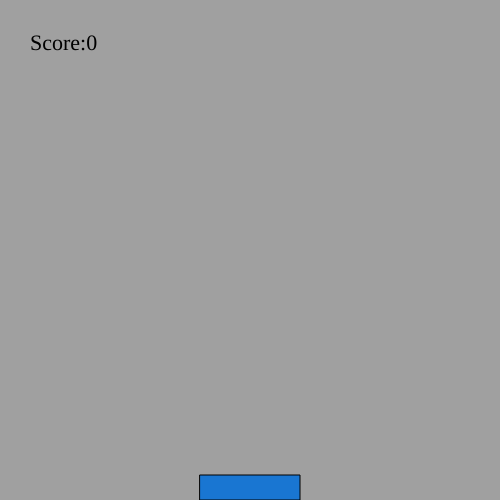
Frame 1 (no input)
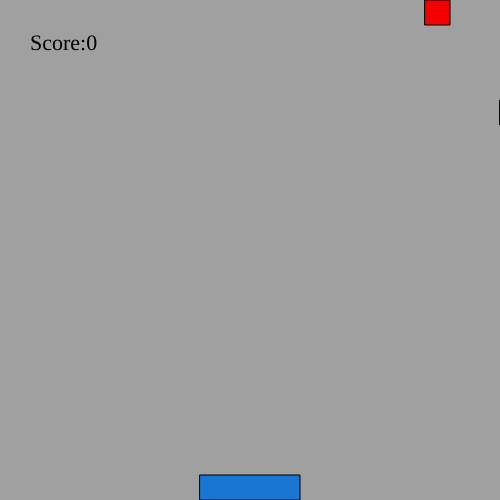
Frame 60 (no input)
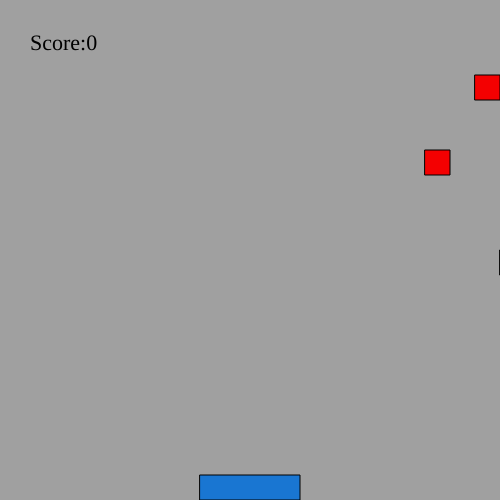
Frame 120 (the mouse pressed at the canvas centre since frame 60)

The p5.js sketch that drew these frames (run headless with seeded random() and noise() and a simulated clock; from frame 60 on, the mouse is pressed at the canvas centre):

// p5.js sketch
// ── sketch.js
var kenar = 25;
var box = [];
var block;
var length = 10;
var kamnspa = 0;
function setup() {
  createCanvas(500, 500);
  for (var i=0;i<length;i++) {
  	box[i] = new Box();
    block = new Block;
    textSize(22);
    textFont("Tahoama");
  }
}

function draw() {
  background(160);
  for (var i=0;i<length;i++) {
  	box[i].fall();
  	box[i].show();
  }
  block.show();
  gameOver();
  fill(0);
  text("Score:" + kamnspa,30,50,)
}
function keyPressed() {
	if (keyCode === LEFT_ARROW) {
      if (block.x != 0) block.move(-kenar);
  }
  else if (keyCode === RIGHT_ARROW) {
  		if (block.x != width-block.blockLength) block.move(kenar);
  }
}

function gameOver() {
	for (var i=0;i<length;i++) {
  	if (box[i].y+kenar == block.y) {
    	for (var j=1;j<(block.blockLength/kenar);j++) {
      	if (box[i].x == block.x+j*kenar || box[i].x+kenar == block.x+j*kenar) {
        	noLoop();
          fill(51,85,255);
          text("Game Over!",width/2-60,100);
          break;
        }
      }
    }
  }

}
function Box() {
	this.x = floor(random(0,kenar)) * kenar;
  this.y = floor(random(-kenar,0)) * kenar;
  this.ySpeed = 2.5;
  this.fall = function() {
    this.y += this.ySpeed;
    if (this.y > height) {
      this.x = floor(random(0,kenar)) * kenar;
  		this.y = floor(random(-kenar,0)) * kenar;
      kamnspa++;
    }
  }
  this.show = function(){
    
    fill(244,0,1)
    rect(this.x,this.y,kenar,kenar)
  }
}
function Block() {
	this.blockLength = kenar * 4;
  this.x = (width-this.blockLength)/2;
  this.y = height-kenar;
  this.move = function(xSpeed) {
  	this.x += xSpeed;
  }
  this.show = function() {
    fill(25, 118, 210);
    rect(this.x,this.y,this.blockLength,kenar);
  }
}

// ── style.css
body {
	font-family: Tahoma;
	text-align: center;
	background-color: rgb(239,246,246);
  //rgb(239,246,246);
}
canvas {
	display: block;
	margin: 2% auto;
	border:2px solid black;
}

{
	color:green;
}
